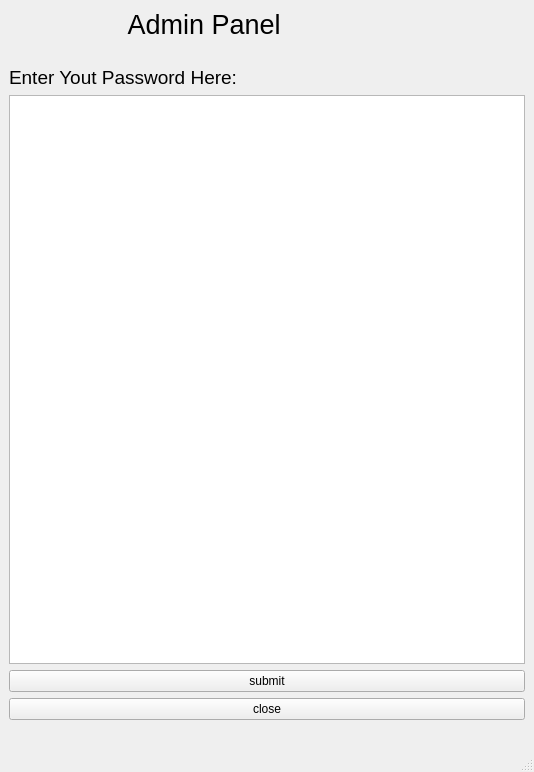
<?xml version="1.0" encoding="UTF-8"?>
<ui version="4.0">
 <class>AdminWindow</class>
 <widget class="QMainWindow" name="AdminWindow">
  <property name="geometry">
   <rect>
    <x>0</x>
    <y>0</y>
    <width>534</width>
    <height>772</height>
   </rect>
  </property>
  <property name="windowTitle">
   <string>AdminWindow</string>
  </property>
  <widget class="QWidget" name="centralwidget">
   <layout class="QGridLayout" name="gridLayout">
    <item row="0" column="0">
     <widget class="QLabel" name="label">
      <property name="font">
       <font>
        <pointsize>20</pointsize>
       </font>
      </property>
      <property name="text">
       <string>                Admin Panel</string>
      </property>
     </widget>
    </item>
    <item row="1" column="0">
     <widget class="QLabel" name="label_2">
      <property name="text">
       <string/>
      </property>
      <property name="pixmap">
       <pixmap resource="adminresource.qrc">:/admin/admin.png</pixmap>
      </property>
      <property name="scaledContents">
       <bool>true</bool>
      </property>
     </widget>
    </item>
    <item row="3" column="0">
     <widget class="QTextEdit" name="password"/>
    </item>
    <item row="5" column="0">
     <widget class="QPushButton" name="close">
      <property name="text">
       <string>close</string>
      </property>
     </widget>
    </item>
    <item row="4" column="0">
     <widget class="QPushButton" name="psubmit">
      <property name="text">
       <string>submit</string>
      </property>
     </widget>
    </item>
    <item row="2" column="0">
     <widget class="QLabel" name="label_3">
      <property name="font">
       <font>
        <pointsize>14</pointsize>
       </font>
      </property>
      <property name="text">
       <string>Enter Yout Password Here:</string>
      </property>
     </widget>
    </item>
    <item row="6" column="0">
     <widget class="QLabel" name="label_4">
      <property name="font">
       <font>
        <pointsize>10</pointsize>
       </font>
      </property>
      <property name="text">
       <string/>
      </property>
     </widget>
    </item>
   </layout>
  </widget>
  <widget class="QMenuBar" name="menubar">
   <property name="geometry">
    <rect>
     <x>0</x>
     <y>0</y>
     <width>534</width>
     <height>26</height>
    </rect>
   </property>
  </widget>
  <widget class="QStatusBar" name="statusbar"/>
 </widget>
 <resources>
  <include location="adminresource.qrc"/>
 </resources>
 <connections/>
</ui>
